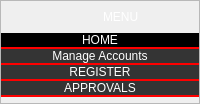
                     <widget class="QFrame" name="frame_104">
                      <property name="styleSheet">
                       <string notr="true">border-right:2px solid red;</string>
                      </property>
                      <property name="frameShape">
                       <enum>QFrame::StyledPanel</enum>
                      </property>
                      <property name="frameShadow">
                       <enum>QFrame::Raised</enum>
                      </property>
                      <layout class="QGridLayout" name="gridLayout_5">
                       <property name="leftMargin">
                        <number>0</number>
                       </property>
                       <property name="topMargin">
                        <number>0</number>
                       </property>
                       <property name="rightMargin">
                        <number>0</number>
                       </property>
                       <property name="bottomMargin">
                        <number>0</number>
                       </property>
                       <item row="1" column="0">
                        <widget class="QFrame" name="frame_106">
                         <property name="styleSheet">
                          <string notr="true">border:none;</string>
                         </property>
                         <property name="frameShape">
                          <enum>QFrame::StyledPanel</enum>
                         </property>
                         <property name="frameShadow">
                          <enum>QFrame::Raised</enum>
                         </property>
                         <layout class="QVBoxLayout" name="verticalLayout_67">
                          <property name="spacing">
                           <number>0</number>
                          </property>
                          <property name="leftMargin">
                           <number>0</number>
                          </property>
                          <property name="topMargin">
                           <number>0</number>
                          </property>
                          <property name="rightMargin">
                           <number>0</number>
                          </property>
                          <property name="bottomMargin">
                           <number>0</number>
                          </property>
                         </layout>
                        </widget>
                       </item>
                       <item row="0" column="0">
                        <widget class="QFrame" name="frame_105">
                         <property name="styleSheet">
                          <string notr="true">border:none;</string>
                         </property>
                         <property name="frameShape">
                          <enum>QFrame::StyledPanel</enum>
                         </property>
                         <property name="frameShadow">
                          <enum>QFrame::Raised</enum>
                         </property>
                         <layout class="QVBoxLayout" name="verticalLayout_66">
                          <property name="spacing">
                           <number>0</number>
                          </property>
                          <property name="leftMargin">
                           <number>0</number>
                          </property>
                          <property name="topMargin">
                           <number>0</number>
                          </property>
                          <property name="rightMargin">
                           <number>0</number>
                          </property>
                          <property name="bottomMargin">
                           <number>0</number>
                          </property>
                          <item>
                           <widget class="QFrame" name="frame_34">
                            <property name="styleSheet">
                             <string notr="true">border:none;</string>
                            </property>
                            <property name="frameShape">
                             <enum>QFrame::StyledPanel</enum>
                            </property>
                            <property name="frameShadow">
                             <enum>QFrame::Raised</enum>
                            </property>
                            <layout class="QHBoxLayout" name="horizontalLayout_48">
                             <item>
                              <widget class="QPushButton" name="pushButton_5">
                               <property name="styleSheet">
                                <string notr="true">border: none ;</string>
                               </property>
                               <property name="text">
                                <string/>
                               </property>
                               <property name="icon">
                                <iconset resource="attachments/icons.qrc">
                                 <normaloff>:/icons/align-justify.svg</normaloff>:/icons/align-justify.svg</iconset>
                               </property>
                               <property name="iconSize">
                                <size>
                                 <width>30</width>
                                 <height>50</height>
                                </size>
                               </property>
                              </widget>
                             </item>
                             <item>
                              <widget class="QLabel" name="label_18">
                               <property name="styleSheet">
                                <string notr="true">font: 16pt &quot;Copperplate Gothic Bold&quot;;
background-color: rgba(0, 0, 0, 0);
color: rgb(255, 255, 255);border:none;</string>
                               </property>
                               <property name="text">
                                <string>MENU       </string>
                               </property>
                              </widget>
                             </item>
                            </layout>
                           </widget>
                          </item>
                          <item>
                           <widget class="QPushButton" name="pushButton_33">
                            <property name="sizePolicy">
                             <sizepolicy hsizetype="Preferred" vsizetype="Preferred">
                              <horstretch>0</horstretch>
                              <verstretch>0</verstretch>
                             </sizepolicy>
                            </property>
                            <property name="styleSheet">
                             <string notr="true">QPushButton#pushButton_33{
    font: 8pt &quot;Copperplate Gothic Bold&quot;; 
	background-color:rgba(0, 0, 0, 255);
    color:rgba(255,255,255,255);
    border-bottom: 2px solid red;
   
}
QPushButton#pushButton_33:hover{
    background-color:rgb(255,255,255);
    color: rgb(0,0,0);
}
QPushButton#pushButton_33:pressed{
    background-color: rgb(0,0,0);
}</string>
                            </property>
                            <property name="text">
                             <string>HOME</string>
                            </property>
                            <property name="icon">
                             <iconset resource="attachments/icons.qrc">
                              <normaloff>:/icons/home.svg</normaloff>:/icons/home.svg</iconset>
                            </property>
                            <property name="iconSize">
                             <size>
                              <width>20</width>
                              <height>50</height>
                             </size>
                            </property>
                           </widget>
                          </item>
                          <item>
                           <widget class="QPushButton" name="pushButton_21">
                            <property name="styleSheet">
                             <string notr="true">QPushButton#pushButton_21{
    font: 8pt &quot;Copperplate Gothic Bold&quot;; 
	background-color:rgba(0,0,0,200);
    color:rgba(255,255,255,255);
    border-bottom:2px solid red;
}
QPushButton#pushButton_21:hover{
    background-color:rgb(255,255,255);
    color: rgb(0,0,0);
}
QPushButton#pushButton_21:pressed{
    background-color: rgb(0,0,0);
}</string>
                            </property>
                            <property name="text">
                             <string>Manage Accounts</string>
                            </property>
                            <property name="icon">
                             <iconset resource="attachments/icons.qrc">
                              <normaloff>:/icons/edit.svg</normaloff>:/icons/edit.svg</iconset>
                            </property>
                            <property name="iconSize">
                             <size>
                              <width>20</width>
                              <height>50</height>
                             </size>
                            </property>
                           </widget>
                          </item>
                          <item>
                           <widget class="QPushButton" name="pushButton_22">
                            <property name="sizePolicy">
                             <sizepolicy hsizetype="Preferred" vsizetype="Preferred">
                              <horstretch>0</horstretch>
                              <verstretch>0</verstretch>
                             </sizepolicy>
                            </property>
                            <property name="styleSheet">
                             <string notr="true">QPushButton#pushButton_22{
    font: 8pt &quot;Copperplate Gothic Bold&quot;; 
	background-color:rgba(0,0,0,200);
    color:rgba(255,255,255,255);
    border-bottom:2px solid red;
}
QPushButton#pushButton_22:hover{
    background-color:rgb(255,255,255);
    color: rgb(0,0,0);
}
QPushButton#pushButton_22:pressed{
    background-color: rgb(0,0,0);
}</string>
                            </property>
                            <property name="text">
                             <string>REGISTER</string>
                            </property>
                            <property name="icon">
                             <iconset resource="attachments/icons.qrc">
                              <normaloff>:/icons/align-left.svg</normaloff>:/icons/align-left.svg</iconset>
                            </property>
                            <property name="iconSize">
                             <size>
                              <width>20</width>
                              <height>50</height>
                             </size>
                            </property>
                           </widget>
                          </item>
                          <item>
                           <widget class="QPushButton" name="pushButton_23">
                            <property name="styleSheet">
                             <string notr="true">QPushButton#pushButton_23{
    font: 8pt &quot;Copperplate Gothic Bold&quot;; 
	background-color:rgba(0,0,0,200);
    color:rgba(255,255,255,255);
    border-bottom:2px solid red;
}
QPushButton#pushButton_23:hover{
    background-color:rgb(255,255,255);
    color: rgb(0,0,0);
}
QPushButton#pushButton_23:pressed{
    background-color: rgb(0,0,0);
}</string>
                            </property>
                            <property name="text">
                             <string>APPROVALS</string>
                            </property>
                            <property name="icon">
                             <iconset resource="attachments/icons.qrc">
                              <normaloff>:/icons/check.svg</normaloff>:/icons/check.svg</iconset>
                            </property>
                            <property name="iconSize">
                             <size>
                              <width>20</width>
                              <height>50</height>
                             </size>
                            </property>
                           </widget>
                          </item>
                         </layout>
                        </widget>
                       </item>
                      </layout>
                     </widget>
